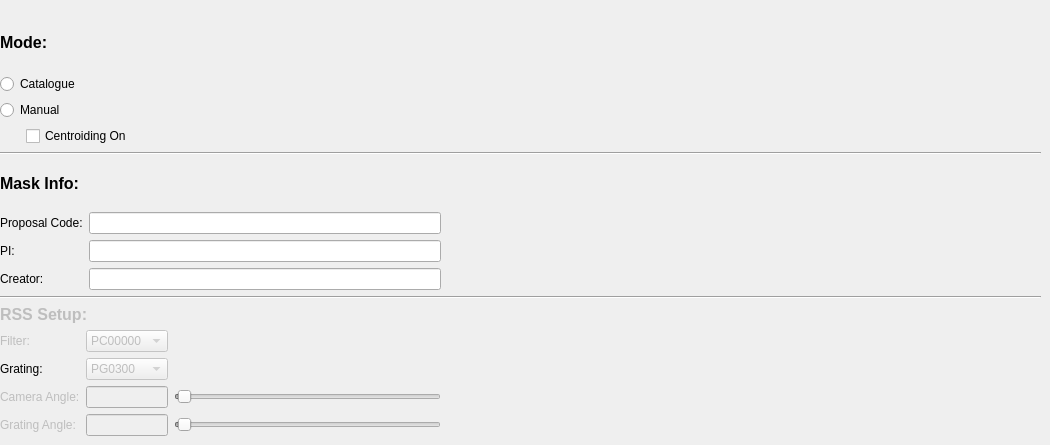
    <widget class="QWidget" name="InfoTab">
     <property name="sizePolicy">
      <sizepolicy hsizetype="Expanding" vsizetype="Expanding">
       <horstretch>0</horstretch>
       <verstretch>0</verstretch>
      </sizepolicy>
     </property>
     <attribute name="title">
      <string>       &amp;Info       </string>
     </attribute>
     <widget class="QWidget" name="">
      <property name="geometry">
       <rect>
        <x>0</x>
        <y>16</y>
        <width>1041</width>
        <height>420</height>
       </rect>
      </property>
      <layout class="QVBoxLayout" name="verticalLayout">
       <item>
        <layout class="QGridLayout" name="gridLayout_2">
         <item row="0" column="0" colspan="2">
          <widget class="QLabel" name="labelInfo_Mode">
           <property name="font">
            <font>
             <family>Arial</family>
             <pointsize>12</pointsize>
             <weight>75</weight>
             <bold>true</bold>
            </font>
           </property>
           <property name="text">
            <string>Mode:</string>
           </property>
          </widget>
         </item>
         <item row="1" column="0" colspan="2">
          <widget class="QRadioButton" name="radioButtonInfo_Catalogue">
           <property name="text">
            <string>Catalogue</string>
           </property>
          </widget>
         </item>
         <item row="2" column="0" colspan="2">
          <widget class="QRadioButton" name="radioButtonInfo_Manual">
           <property name="text">
            <string>Manual</string>
           </property>
          </widget>
         </item>
         <item row="3" column="0">
          <spacer name="horizontalSpacer_2">
           <property name="orientation">
            <enum>Qt::Horizontal</enum>
           </property>
           <property name="sizeType">
            <enum>QSizePolicy::Fixed</enum>
           </property>
           <property name="sizeHint" stdset="0">
            <size>
             <width>20</width>
             <height>20</height>
            </size>
           </property>
          </spacer>
         </item>
         <item row="3" column="1">
          <widget class="QCheckBox" name="checkBoxInfo_CentroidOn">
           <property name="text">
            <string>Centroiding On</string>
           </property>
          </widget>
         </item>
         <item row="3" column="2">
          <spacer name="horizontalSpacer_10">
           <property name="orientation">
            <enum>Qt::Horizontal</enum>
           </property>
           <property name="sizeHint" stdset="0">
            <size>
             <width>40</width>
             <height>20</height>
            </size>
           </property>
          </spacer>
         </item>
        </layout>
       </item>
       <item>
        <widget class="Line" name="line_2">
         <property name="orientation">
          <enum>Qt::Horizontal</enum>
         </property>
        </widget>
       </item>
       <item>
        <layout class="QGridLayout" name="gridLayout_6">
         <item row="0" column="0">
          <widget class="QLabel" name="labelInfo_MaskInfo">
           <property name="font">
            <font>
             <family>Arial</family>
             <pointsize>12</pointsize>
             <weight>75</weight>
             <bold>true</bold>
            </font>
           </property>
           <property name="text">
            <string>Mask Info:</string>
           </property>
          </widget>
         </item>
         <item row="1" column="0">
          <widget class="QLabel" name="labelInfo_ProposalCode">
           <property name="text">
            <string>Proposal Code:</string>
           </property>
           <property name="textInteractionFlags">
            <set>Qt::LinksAccessibleByMouse|Qt::TextEditable</set>
           </property>
           <property name="buddy">
            <cstring>lineEditProposalCode</cstring>
           </property>
          </widget>
         </item>
         <item row="1" column="1">
          <widget class="QLineEdit" name="lineEditProposalCode"/>
         </item>
         <item row="2" column="0">
          <widget class="QLabel" name="labelInfo_Proposer">
           <property name="text">
            <string>PI:</string>
           </property>
           <property name="buddy">
            <cstring>lineEditProposer</cstring>
           </property>
          </widget>
         </item>
         <item row="2" column="1">
          <widget class="QLineEdit" name="lineEditProposer"/>
         </item>
         <item row="2" column="2">
          <spacer name="horizontalSpacer_9">
           <property name="orientation">
            <enum>Qt::Horizontal</enum>
           </property>
           <property name="sizeType">
            <enum>QSizePolicy::Fixed</enum>
           </property>
           <property name="sizeHint" stdset="0">
            <size>
             <width>600</width>
             <height>20</height>
            </size>
           </property>
          </spacer>
         </item>
         <item row="3" column="0">
          <widget class="QLabel" name="labelInfo_Creator">
           <property name="text">
            <string>Creator:</string>
           </property>
           <property name="buddy">
            <cstring>lineEditCreator</cstring>
           </property>
          </widget>
         </item>
         <item row="3" column="1">
          <widget class="QLineEdit" name="lineEditCreator"/>
         </item>
        </layout>
       </item>
       <item>
        <widget class="Line" name="line_5">
         <property name="orientation">
          <enum>Qt::Horizontal</enum>
         </property>
        </widget>
       </item>
       <item>
        <layout class="QVBoxLayout" name="verticalLayoutInfo_RSSSetup">
         <item>
          <widget class="QLabel" name="labelInfo_RSSSetup">
           <property name="enabled">
            <bool>false</bool>
           </property>
           <property name="font">
            <font>
             <family>Arial</family>
             <pointsize>12</pointsize>
             <weight>75</weight>
             <bold>true</bold>
            </font>
           </property>
           <property name="text">
            <string>RSS Setup:</string>
           </property>
           <property name="textFormat">
            <enum>Qt::RichText</enum>
           </property>
          </widget>
         </item>
         <item>
          <layout class="QGridLayout" name="gridLayout">
           <item row="0" column="0">
            <widget class="QLabel" name="labelInfo_Filter">
             <property name="enabled">
              <bool>false</bool>
             </property>
             <property name="text">
              <string>Filter:</string>
             </property>
             <property name="buddy">
              <cstring>comboBoxInfo_Filter</cstring>
             </property>
            </widget>
           </item>
           <item row="0" column="1">
            <widget class="QComboBox" name="comboBoxInfo_Filter">
             <property name="enabled">
              <bool>false</bool>
             </property>
             <item>
              <property name="text">
               <string>PC00000</string>
              </property>
             </item>
             <item>
              <property name="text">
               <string>PC03200</string>
              </property>
             </item>
             <item>
              <property name="text">
               <string>PC03400</string>
              </property>
             </item>
             <item>
              <property name="text">
               <string>PC03850</string>
              </property>
             </item>
             <item>
              <property name="text">
               <string>PC04600</string>
              </property>
             </item>
            </widget>
           </item>
           <item row="1" column="0">
            <widget class="QLabel" name="labelInfo_Grating">
             <property name="text">
              <string>Grating:</string>
             </property>
             <property name="buddy">
              <cstring>comboBoxInfo_Grating</cstring>
             </property>
            </widget>
           </item>
           <item row="1" column="1">
            <widget class="QComboBox" name="comboBoxInfo_Grating">
             <property name="enabled">
              <bool>false</bool>
             </property>
             <item>
              <property name="text">
               <string>PG0300</string>
              </property>
             </item>
             <item>
              <property name="text">
               <string>PG0900</string>
              </property>
             </item>
             <item>
              <property name="text">
               <string>PG1300</string>
              </property>
             </item>
             <item>
              <property name="text">
               <string>PG1800</string>
              </property>
             </item>
             <item>
              <property name="text">
               <string>PG2300</string>
              </property>
             </item>
             <item>
              <property name="text">
               <string>PG3000</string>
              </property>
             </item>
            </widget>
           </item>
           <item row="2" column="0">
            <widget class="QLabel" name="labelInfo_CamAng">
             <property name="enabled">
              <bool>false</bool>
             </property>
             <property name="text">
              <string>Camera Angle:</string>
             </property>
             <property name="buddy">
              <cstring>horizontalSliderInfo_CamAng</cstring>
             </property>
            </widget>
           </item>
           <item row="3" column="0">
            <widget class="QLabel" name="labelInfo_GrAng">
             <property name="enabled">
              <bool>false</bool>
             </property>
             <property name="text">
              <string>Grating Angle:</string>
             </property>
             <property name="buddy">
              <cstring>horizontalSliderInfo_CamAng</cstring>
             </property>
            </widget>
           </item>
           <item row="2" column="2">
            <widget class="QSlider" name="horizontalSliderInfo_CamAng">
             <property name="enabled">
              <bool>false</bool>
             </property>
             <property name="singleStep">
              <number>2</number>
             </property>
             <property name="value">
              <number>1</number>
             </property>
             <property name="orientation">
              <enum>Qt::Horizontal</enum>
             </property>
            </widget>
           </item>
           <item row="3" column="2">
            <widget class="QSlider" name="horizontalSliderInfo_GrAng">
             <property name="enabled">
              <bool>false</bool>
             </property>
             <property name="singleStep">
              <number>2</number>
             </property>
             <property name="value">
              <number>1</number>
             </property>
             <property name="orientation">
              <enum>Qt::Horizontal</enum>
             </property>
            </widget>
           </item>
           <item row="2" column="1">
            <widget class="QLineEdit" name="lineEditInfo_CamAng">
             <property name="enabled">
              <bool>false</bool>
             </property>
             <property name="readOnly">
              <bool>true</bool>
             </property>
            </widget>
           </item>
           <item row="3" column="1">
            <widget class="QLineEdit" name="lineEditInfo_GrAng">
             <property name="enabled">
              <bool>false</bool>
             </property>
             <property name="readOnly">
              <bool>true</bool>
             </property>
            </widget>
           </item>
           <item row="2" column="3">
            <spacer name="horizontalSpacer_6">
             <property name="orientation">
              <enum>Qt::Horizontal</enum>
             </property>
             <property name="sizeType">
              <enum>QSizePolicy::Fixed</enum>
             </property>
             <property name="sizeHint" stdset="0">
              <size>
               <width>600</width>
               <height>20</height>
              </size>
             </property>
            </spacer>
           </item>
           <item row="0" column="2">
            <spacer name="horizontalSpacer">
             <property name="orientation">
              <enum>Qt::Horizontal</enum>
             </property>
             <property name="sizeType">
              <enum>QSizePolicy::Expanding</enum>
             </property>
             <property name="sizeHint" stdset="0">
              <size>
               <width>300</width>
               <height>20</height>
              </size>
             </property>
            </spacer>
           </item>
          </layout>
         </item>
        </layout>
       </item>
      </layout>
     </widget>
    </widget>
